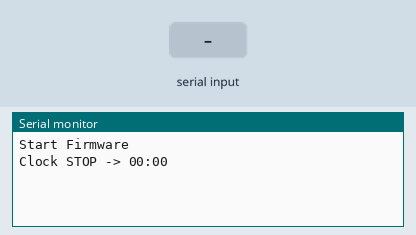
Simulated run of this program. Board: ESP32. Parts: the last lines printed to the serial monitor. The inputs (shaded band) are chosen by the test bench.

Above: at 1.2 s.
1.3 s: "1" received over Serial
At 2.8 s:
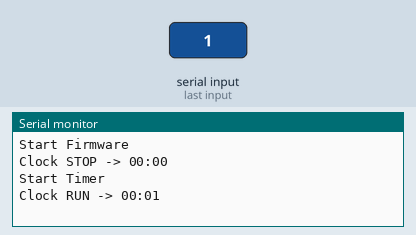
3.5 s: "2" received over Serial
At 3.9 s:
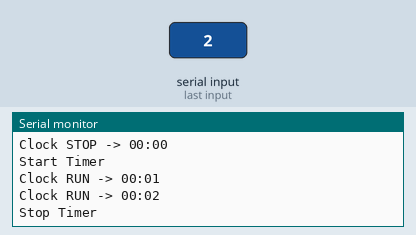

The program:

main.cpp
```cpp
#include <Arduino.h>

hw_timer_t *timer1s = NULL;
bool flag_timer = false;
int min_time = 0;
int sec_time = 0;
int state_clock = 0;
bool state_enable = false;

void IRAM_ATTR isr_timer() { flag_timer = true; }

void setup() {
  delay(20);

  Serial.begin(115200);

  Serial.println("Start Firmware");

  timer1s = timerBegin(0, 80, true);
  timerAlarmWrite(timer1s, 1000000, true);
  timerAttachInterrupt(timer1s, &isr_timer, true);
  timerAlarmEnable(timer1s);
}

void loop() {
  if (flag_timer) {
    flag_timer = false;

    if (state_enable) {
      if (state_clock == 0) {
        sec_time++;
      }

      if (sec_time >= 60) {
        sec_time = 0;
        min_time++;
      }

      Serial.printf("Clock RUN -> %02d:%02d", min_time, sec_time);
    } else {
      Serial.printf("Clock STOP -> %02d:%02d", min_time, sec_time);
    }
    Serial.println();
  }

  if (Serial.available()) {
    char c = Serial.read();

    if (c == '1') {
      Serial.println("Start Timer");
      state_enable = true;
    } else if (c == '2') {
      Serial.println("Stop Timer");
      state_enable = false;
    }
  }
}
```

Measured:
- after the input at 1.3 s, the serial monitor: prints a new line at once (image 1)
- after the input at 3.5 s, the serial monitor: prints a new line at once (image 2)
